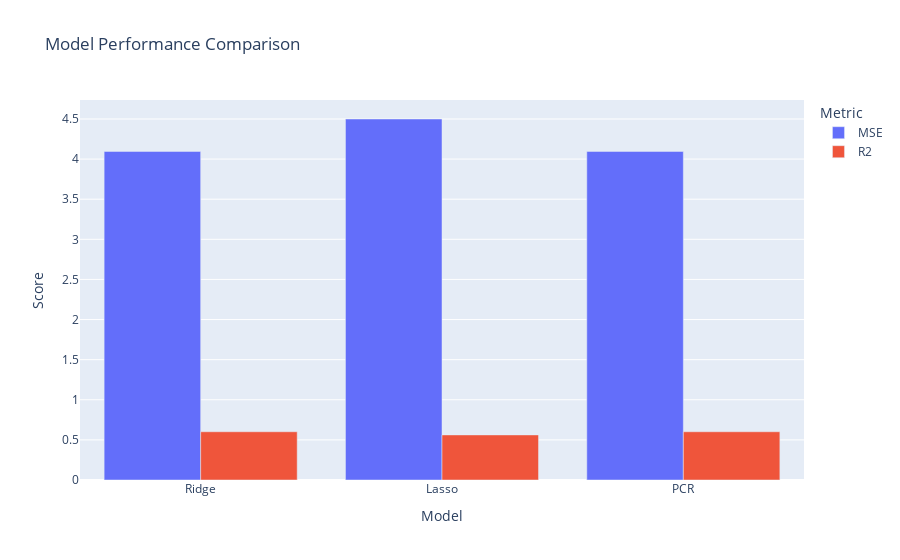

The cell this chart's notebook holds for it:
### Code cell
import pandas as pd
import plotly.express as px
import plotly.graph_objects as go
from sklearn.decomposition import PCA
from sklearn.linear_model import RidgeCV, LassoCV, LinearRegression
from sklearn.pipeline import Pipeline
from sklearn.preprocessing import StandardScaler, OneHotEncoder
from sklearn.compose import ColumnTransformer
from sklearn.model_selection import train_test_split
from sklearn.metrics import mean_squared_error, r2_score

# Load and prepare the dataset
df = pd.read_csv("train.csv")
df = df.drop(columns=['id'])
X = df.drop(columns=['Rings'])
y = df['Rings']

# Identify feature types
categorical_features = ['Sex']
numerical_features = X.drop(columns=categorical_features).columns.tolist()

# Preprocessing pipeline
preprocessor = ColumnTransformer([
    ('num', StandardScaler(), numerical_features),
    ('cat', OneHotEncoder(drop='first'), categorical_features)
])

# Train-test split
X_train, X_test, y_train, y_test = train_test_split(X, y, test_size=0.2, random_state=42)

# Ridge Regression
ridge_pipeline = Pipeline([
    ('preprocessor', preprocessor),
    ('regressor', RidgeCV(alphas=[0.1, 1.0, 10.0], cv=5))
])
ridge_pipeline.fit(X_train, y_train)
ridge_preds = ridge_pipeline.predict(X_test)
ridge_mse = mean_squared_error(y_test, ridge_preds)
ridge_r2 = r2_score(y_test, ridge_preds)

# Lasso Regression
lasso_pipeline = Pipeline([
    ('preprocessor', preprocessor),
    ('regressor', LassoCV(alphas=[0.1, 1.0, 10.0], cv=5, max_iter=10000))
])
lasso_pipeline.fit(X_train, y_train)
lasso_preds = lasso_pipeline.predict(X_test)
lasso_mse = mean_squared_error(y_test, lasso_preds)
lasso_r2 = r2_score(y_test, lasso_preds)

# Principal Components Regression
pcr_pipeline = Pipeline([
    ('preprocessor', preprocessor),
    ('pca', PCA(n_components=9)),
    ('regressor', LinearRegression())
])
pcr_pipeline.fit(X_train, y_train)
pcr_preds = pcr_pipeline.predict(X_test)
pcr_mse = mean_squared_error(y_test, pcr_preds)
pcr_r2 = r2_score(y_test, pcr_preds)

# Scatter plot: Predicted vs Actual
fig_scatter = go.Figure()
fig_scatter.add_trace(go.Scatter(x=y_test, y=ridge_preds, mode='markers', name='Ridge'))
fig_scatter.add_trace(go.Scatter(x=y_test, y=lasso_preds, mode='markers', name='Lasso'))
fig_scatter.add_trace(go.Scatter(x=y_test, y=pcr_preds, mode='markers', name='PCR'))
fig_scatter.update_layout(title='Predicted vs Actual Values',
                          xaxis_title='Actual Rings',
                          yaxis_title='Predicted Rings')

# Bar chart: MSE and R² comparison
metrics_df = pd.DataFrame({
    'Model': ['Ridge', 'Lasso', 'PCR'],
    'MSE': [ridge_mse, lasso_mse, pcr_mse],
    'R2': [ridge_r2, lasso_r2, pcr_r2]
})

fig_bar = px.bar(metrics_df.melt(id_vars='Model'), x='Model', y='value',
                 color='variable', barmode='group',
                 title='Model Performance Comparison',
                 labels={'value': 'Score', 'variable': 'Metric'})

# Show plots

fig_bar.show()

### Figure 1 — Plotly figure (JSON) as saved in the notebook; plotly's stock layout.template omitted (floating-point values rounded to 4 significant figures)
{"data": [{"alignmentgroup": "True", "hovertemplate": "Metric=MSE<br>Model=%{x}<br>Score=%{y}<extra></extra>", "legendgroup": "MSE", "marker": {"color": "#636efa", "pattern": {"shape": ""}}, "name": "MSE", "offsetgroup": "MSE", "orientation": "v", "showlegend": true, "textposition": "auto", "type": "bar", "x": ["Ridge", "Lasso", "PCR"], "xaxis": "x", "y": [4.095, 4.5, 4.095], "yaxis": "y"}, {"alignmentgroup": "True", "hovertemplate": "Metric=R2<br>Model=%{x}<br>Score=%{y}<extra></extra>", "legendgroup": "R2", "marker": {"color": "#EF553B", "pattern": {"shape": ""}}, "name": "R2", "offsetgroup": "R2", "orientation": "v", "showlegend": true, "textposition": "auto", "type": "bar", "x": ["Ridge", "Lasso", "PCR"], "xaxis": "x", "y": [0.6013, 0.562, 0.6013], "yaxis": "y"}], "layout": {"barmode": "group", "legend": {"title": {"text": "Metric"}, "tracegroupgap": 0}, "title": {"text": "Model Performance Comparison"}, "xaxis": {"anchor": "y", "domain": [0, 1], "title": {"text": "Model"}}, "yaxis": {"anchor": "x", "domain": [0, 1], "title": {"text": "Score"}}}}
